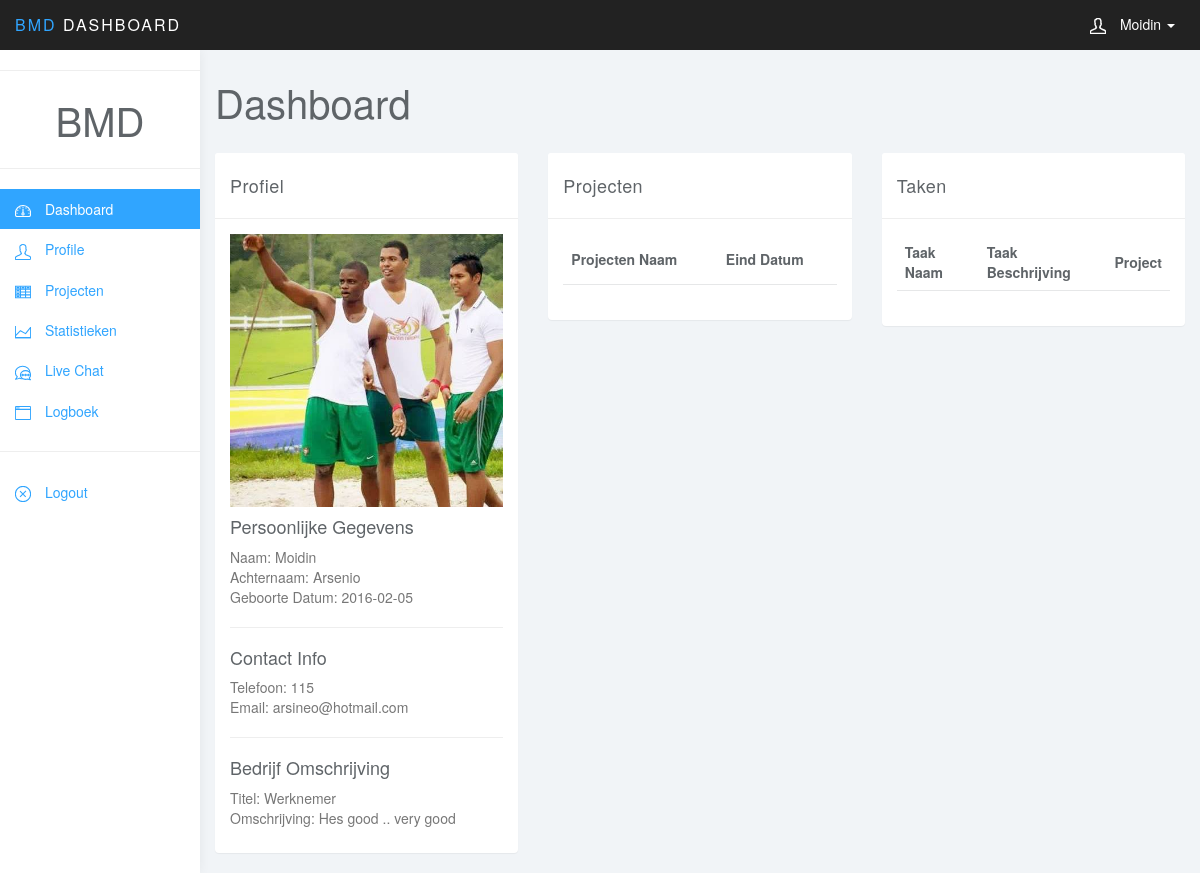
Screenshot of /index.php (signed in) with the database file from the repository.
### tables this page shows
CREATE TABLE IF NOT EXISTS `users` (
  `users_id` int(11) NOT NULL AUTO_INCREMENT,
  `users_name` varchar(25) NOT NULL,
  `users_password` varchar(25) NOT NULL,
  `users_type` varchar(11) NOT NULL,
  `users_achternaam` varchar(25) NOT NULL,
  `users_gebdatum` date NOT NULL,
  `users_email` varchar(25) NOT NULL,
  `users_telefoon` varchar(11) NOT NULL,
  `users_activeer` tinyint(1) NOT NULL DEFAULT '1',
  `users_about` text NOT NULL,
  `users_profile` varchar(32) NOT NULL,
  `users_timestmp` timestamp NOT NULL DEFAULT CURRENT_TIMESTAMP ON UPDATE CURRENT_TIMESTAMP,
  PRIMARY KEY (`users_id`)
);

### core/init.php (called while the page is built, shortened)
<?php
require 'functions/users.php';
if (logged_in() ==- true) {
	$session_user_id = $_SESSION['users_id'];
	$users_data = users_data($session_user_id, 'users_id', 'users_name', 'users_password', 'users_type', 'users_achternaam', 'users_gebdatum', 'users_email', 'users_telefoon', 'users_activeer', 'users_about', 'users_profile');
}
?>

### core/functions/users.php (called while the page is built, shortened)
<?php
function users_data($users_id){
	$users_id = (int)$users_id;
	$func_num_args = func_num_args();
	$func_get_args = func_get_args();
	if ($func_num_args > 1) {
		unset($func_get_args[0]);
		$fields = '`' . implode('`,`', $func_get_args) . '`';
		$data = mysql_fetch_assoc(mysql_query("SELECT $fields FROM users WHERE `users_id` = '$users_id'"));
		return $data;
	}
}
function logged_in() {
	return (isset($_SESSION['users_id'])) ? true : false;
}
?>

### index.php (the view, shortened to what this page needs)
<?php include 'core/init.php';?>
<!DOCTYPE html>
<html>
<head>
<link href="css/bootstrap.min.css" rel="stylesheet">
<link href="css/datepicker3.css" rel="stylesheet">
<link href="css/styles.css" rel="stylesheet">
</head>
<body>
	<nav class="navbar navbar-inverse navbar-fixed-top" role="navigation">
		<div class="container-fluid">
			<div class="navbar-header">
				<a class="navbar-brand" href="info.php"><span>BMD</span> Dashboard</a>
				<ul class="user-menu">
					<li class="dropdown pull-right">
						<a href="#" class="dropdown-toggle" data-toggle="dropdown"><svg class="glyph stroked male-user"><use xlink:href="#stroked-male-user"></use></svg> <?php echo $users_data['users_name']; ?> <span class="caret"></span></a>
					</li>
				</ul>
			</div>
		</div>
	</nav>
	<div id="sidebar-collapse" class="col-sm-3 col-lg-2 sidebar">
		<ul class="nav menu">
			<li role="presentation" class="divider"></li>
			<li class="sidebarlogo">BMD</li>
			<li role="presentation" class="divider"></li>
			<li class="active"><a href="index.php"><svg class="glyph stroked dashboard-dial"><use xlink:href="#stroked-dashboard-dial"></use></svg> Dashboard</a></li>
			<li><a href="profile.php"><svg class="glyph stroked male user "><use xlink:href="#stroked-male-user"/></svg> Profile</a></li>
			<li><a href="projecten.php"><svg class="glyph stroked table"><use xlink:href="#stroked-table"></use></svg> Projecten</a></li>
			<li><a href="statistieken.php"><svg class="glyph stroked line-graph"><use xlink:href="#stroked-line-graph"></use></svg> Statistieken</a></li>
			<li><a href="livechat.php"><svg class="glyph stroked two messages"><use xlink:href="#stroked-two-messages"/></svg> Live Chat</a></li>
			<li><a href="logboek.php"><svg class="glyph stroked app-window"><use xlink:href="#stroked-app-window"></use></svg> Logboek</a></li>
			<li role="presentation" class="divider"></li>
			<li><a href="logout.php"><svg class="glyph stroked cancel"><use xlink:href="#stroked-cancel"></use></svg> Logout</a></li>
		</ul>
	</div>
	<div class="col-sm-9 col-sm-offset-3 col-lg-10 col-lg-offset-2 main">
		<div class="row">
			<div class="col-lg-12">
				<h1 class="page-header">Dashboard</h1>
			</div>
		</div>
		<div class="row">
			<div class="col-md-4">
				<div class="panel panel-default">
					<div class="panel-heading">
						Profiel
					</div>
					<div class="panel-body">
						<?php
							if (empty($users_data['users_profile']) === false) {
								echo "<p>";
								echo '<img class="profile_index" src="', $users_data['users_profile'],'" alt="', $users_data['users_name'],'\'s Profile Images"> ';
								echo "</p>";
							}
						?>
						<?php include 'includes/aside.php';?>
					</div>
				</div>
			</div>
			<?php if ($users_data['users_type'] === 'Werknemer') {
			echo '
			<div class="col-md-4">
				<div class="panel panel-default">
					<div class="panel-heading">
						Projecten
					</div>
					<div class="panel-body">
					<div class="canvas-wrapper">
		              <div class="table-responsive">
		              <table class="table table-striped">
		                  <thead>
		                      <tr>
		                          <th>Projecten Naam</th>
		                          <th>Eind Datum</th>
		                      </tr>
		                  </thead>
		                  <tbody>
		    ';
			echo "
						 </tbody>
              			</table>
              			</div>
           			 </div>
					</div>
				</div>
			</div>
			";
			}
			?>
			<?php if ($users_data['users_type'] === 'Werknemer') {
			echo "
			<div class='col-md-4'>
				<div class='panel panel-default'>
					<div class='panel-heading'>
						Taken
					</div>
					<div class='panel-body'>
						 <table class='table table-striped'>
		                  <thead>
		                      <tr>
		                          <th>Taak Naam</th>
		                          <th>Taak Beschrijving</th>
		                          <th>Project</th>
		                      </tr>
		                  </thead>
		                  <tbody>
			";
	        echo "
	                        </tbody>
              			</table>
					</div>
				</div>
			</div>
			";
			}?>
		</div>
	</div>
</body>
</html>

### includes/aside.php
<?php
if (logged_in() === true) {
	include 'includes/widget/loggedin.php';
} else {
	header('Location: includes/widget/login.php');
}
?>

### includes/widget/loggedin.php
<h4>Persoonlijke Gegevens</h4>
<p>
	Naam: <?php echo $users_data['users_name']; ?><br>
   	Achternaam: <?php echo $users_data['users_achternaam']; ?><br>
   	Geboorte Datum: <?php echo $users_data['users_gebdatum']; ?>
</p>
<li role="presentation" class="divider"></li>
<h4>Contact Info</h4>
<p>
	Telefoon: <?php echo $users_data['users_telefoon']; ?><br>
	Email: <?php echo $users_data['users_email']; ?>
</p>
<li role="presentation" class="divider"></li>
<h4>Bedrijf Omschrijving</h4>
<p>
	Titel: <?php echo $users_data['users_type']; ?><br>
	Omschrijving: <?php echo $users_data['users_about']; ?>
</p>

### css/styles.css (style rules this page uses)
body { background: #f1f4f7; padding-top: 50px; color: #5f6468; }
p { color: #777; }
a, a:hover, a:focus { color: #30a5ff; }
h1, h2, h3, h4, h5, h6 { color: #5f6468; }
h1 { font-weight: 300; font-size: 40px; }
h3, h4 { font-weight: 300; }
.navbar-header .navbar-brand { color: #fff; font-size: 16px; text-transform: uppercase; font-weight: 500; letter-spacing: 2px; }
.navbar-header .navbar-brand span { color: #30a5ff; }
.panel { border: 0; }
.panel-heading { font-size: 18px; font-weight: 300; letter-spacing: 0.025em; height: 66px; line-height: 45px; }
.panel-default .panel-heading { background: #fff; border-bottom: 1px solid #eee; color: #5f6468; }
.navbar { border: 0; }
.user-menu { display: inline-block; margin-top: 14px; margin-right: 10px; float: right; list-style: none; padding: 0; }
.user-menu a { color: #fff; }
.sidebarlogo { text-align: center; font-size: 40px; }
.sidebar { display: block; background-color: #fff; padding: 0; display: none; }
@media (min-width: 768px) { .sidebar { display: block; position: fixed; top: 50px; bottom: 0; left: 0; z-index: 1000; display: block; margin: 0; padding: 0; overflow-x: hidden; overflow-y: auto; background-color: #fff; box-shadow: 1px 0px 10px rgba(0, 0, 0, .05); } }
@media (min-width: 768px) { .navbar-header { width: 100%; } }
.sidebar ul.nav .active a, .sidebar ul.nav li.parent a.active, .sidebar ul.nav .active > a:hover, .sidebar ul.nav li.parent a.active:hover, .sidebar ul.nav .active > a:focus, .sidebar ul.nav li.parent a.active:focus { color: #fff; background-color: #30a5ff; }
.profile_index { width: 100%; }
li.divider { border-bottom: 1px solid #eee; margin: 20px 0; list-style: none; list-style-type: none; }
.sidebar ul.nav li.divider { border-bottom: 1px solid #eee; margin: 20px 0; }
h1.page-header { margin-top: 30px; border-bottom: 0; }
.table { background: #fff; }
.table>thead>tr>th { border-bottom: 1px solid #e6e7e8; vertical-align: middle; height: 50px; }
.sidebar .glyph, .user-menu .glyph { height: 16px; width: 16px; margin: 0 10px 0 0; stroke-width: 3px; }
.user-menu .glyph { stroke-width: 4px; }
.glyph.table { background: none; border: none; }

### rows the page displays
users: users_name "Moidin", users_profile (picture), users_achternaam "Arsenio", users_gebdatum "2016-02-05", users_telefoon "115", users_email "arsineo@hotmail.com", users_type "Werknemer", users_about "Hes good .. very good"
